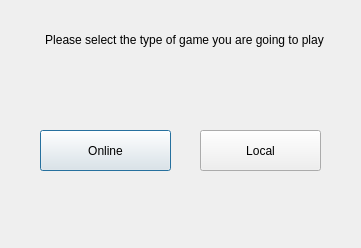
<?xml version="1.0" encoding="UTF-8"?>
<ui version="4.0">
 <class>LocalOrOnline</class>
 <widget class="QDialog" name="LocalOrOnline">
  <property name="geometry">
   <rect>
    <x>0</x>
    <y>0</y>
    <width>361</width>
    <height>248</height>
   </rect>
  </property>
  <property name="windowTitle">
   <string>Dialog</string>
  </property>
  <widget class="QLabel" name="label">
   <property name="geometry">
    <rect>
     <x>9</x>
     <y>9</y>
     <width>351</width>
     <height>61</height>
    </rect>
   </property>
   <property name="text">
    <string>Please select the type of game you are going to play</string>
   </property>
   <property name="alignment">
    <set>Qt::AlignCenter</set>
   </property>
  </widget>
  <widget class="QPushButton" name="OnlineButton">
   <property name="geometry">
    <rect>
     <x>40</x>
     <y>130</y>
     <width>131</width>
     <height>41</height>
    </rect>
   </property>
   <property name="text">
    <string>Online</string>
   </property>
  </widget>
  <widget class="QPushButton" name="LocalButton">
   <property name="geometry">
    <rect>
     <x>200</x>
     <y>130</y>
     <width>121</width>
     <height>41</height>
    </rect>
   </property>
   <property name="text">
    <string>Local</string>
   </property>
  </widget>
 </widget>
 <resources/>
 <connections/>
</ui>
